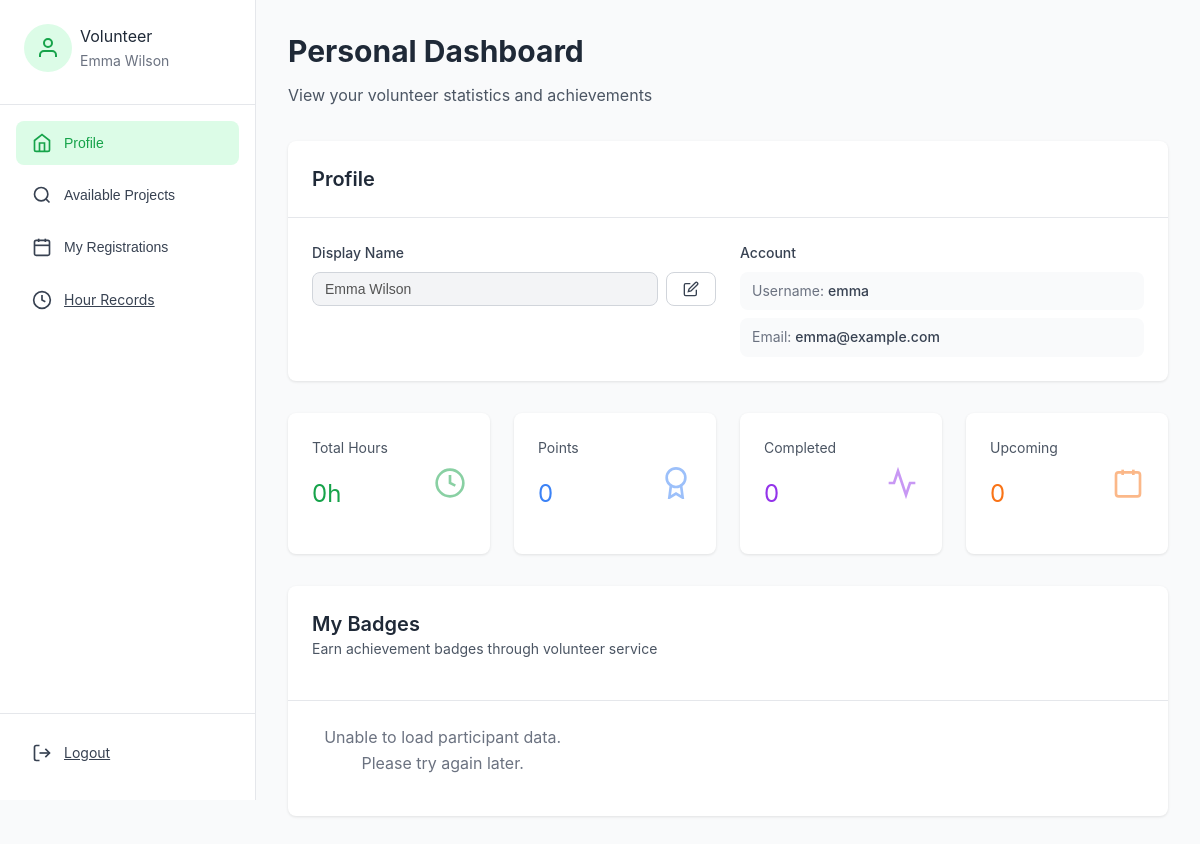
/participant/dashboard (signed in), run on an earlier commit of the app's database.
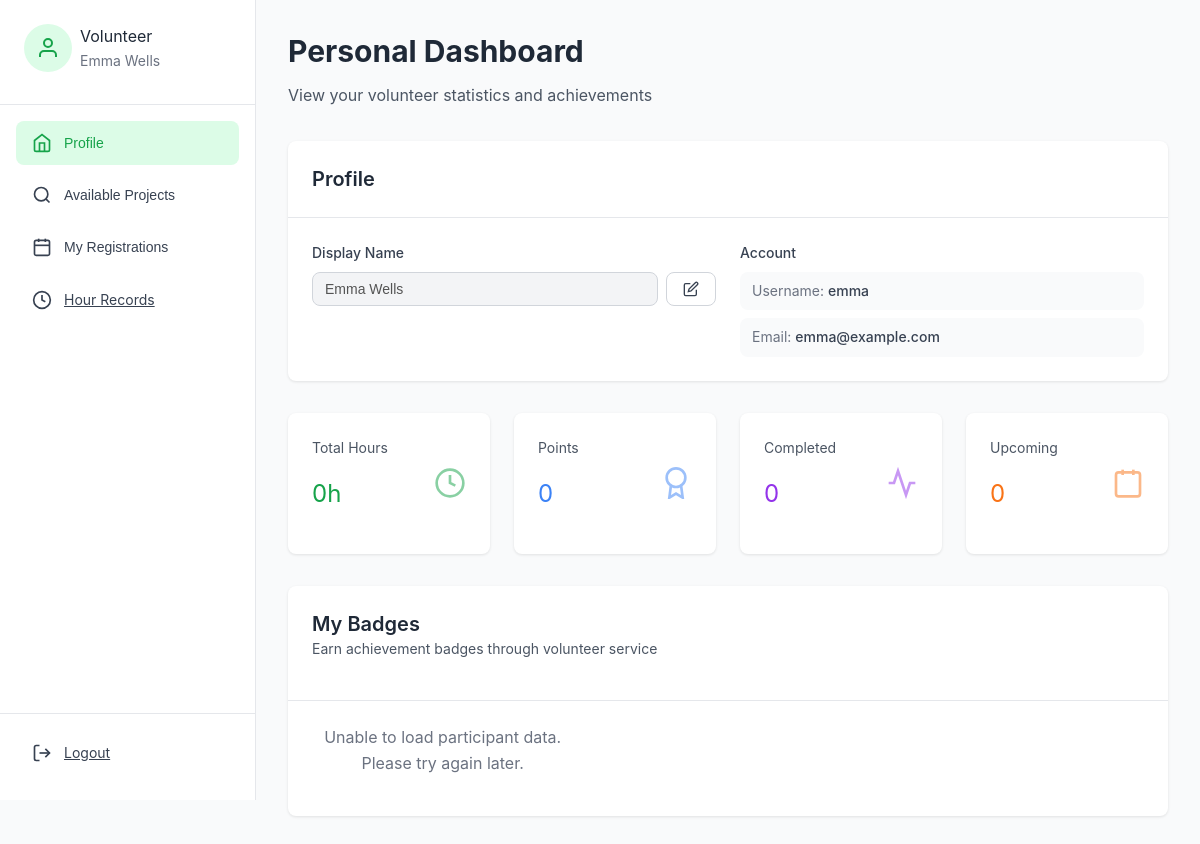
And on a later commit of the database.
### models.py (models this page shows, shortened)
class User(UserMixin, db.Model):
    id = db.Column(db.Integer, primary_key=True)
    username = db.Column(db.String(80), unique=True, nullable=False)
    email = db.Column(db.String(120), unique=True, nullable=False)
    password_hash = db.Column(db.String(200), nullable=False)
    user_type = db.Column(db.String(20), nullable=False)  # participant, organization, admin
    display_name = db.Column(db.String(120))
    description = db.Column(db.Text)
    is_active = db.Column(db.Boolean, default=True, nullable=False)
    created_at = db.Column(db.DateTime, default=datetime.utcnow)
    projects = relationship('Project', backref='organization', lazy=True)
    registrations = relationship('Registration', backref='user', lazy=True)
    volunteer_records = relationship('VolunteerRecord', backref='user', lazy=True)
    badge_awards = relationship('UserBadge', backref='user', lazy=True)

### routes.py (the view)
@bp.route('/participant/dashboard')
@login_required
def participant_dashboard():
    if current_user.user_type != 'participant':
        return redirect(url_for('main.login'))
    return render_template('participant_dashboard.html', user=current_user)

### app.py (called while the page is built)
@login_manager.user_loader
def load_user(user_id):
    return User.query.get(int(user_id))

### templates/participant_dashboard.html (shortened to what the changed rows need)
<!DOCTYPE html>
<html lang="en">
<head>
    <link rel="stylesheet" href="{{ url_for('static', filename='css/style.css') }}">
</head>
<body style="background-color: var(--gray-50);">
    <aside class="sidebar">
        <div class="sidebar-header">
            <div class="flex items-center gap-2 mb-2">
                <div>
                    <div>Volunteer</div>
                    <div class="text-sm text-gray-500" id="sidebar-username">{{ user.display_name or user.username }}</div>
                </div>
            </div>
        </div>
    </aside>
    <main class="main-content">
        <div class="tab-content active" id="overview-tab">
            <div class="mb-8">
                <h2>Personal Dashboard</h2>
            </div>
            <div class="card mb-8">
                <div class="card-content">
                    <div class="grid grid-cols-2" style="gap: 1.5rem;">
                        <div>
                            <div class="flex items-center gap-2" id="display-name-container">
                                <input
                                    type="text"
                                    id="display-name-input"
                                    value="{{ user.display_name or '' }}"
                                    placeholder="{{ user.username }}"
                                    disabled
                                    style="flex: 1; padding: 0.5rem 0.75rem; border: 1px solid var(--gray-300); border-radius: var(--border-radius); font-size: 0.875rem; background-color: var(--gray-100); transition: all 0.2s;"
                                    maxlength="120"
                                />
                                <button id="edit-display-name-btn" class="btn btn-outline" style="padding: 0.5rem 1rem; font-size: 0.875rem;">
                                    <svg xmlns="http://www.w3.org/2000/svg" width="16" height="16" viewBox="0 0 24 24" fill="none" stroke="currentColor" stroke-width="2">
                                        <path d="M11 4H4a2 2 0 0 0-2 2v14a2 2 0 0 0 2 2h14a2 2 0 0 0 2-2v-7"/>
                                        <path d="M18.5 2.5a2.121 2.121 0 0 1 3 3L12 15l-4 1 1-4 9.5-9.5z"/>
                                    </svg>
                                </button>
                            </div>
                        </div>
                        <div>
                            <div style="display: flex; flex-direction: column; gap: 0.5rem;">
                                <div style="padding: 0.5rem 0.75rem; background-color: var(--gray-50); border-radius: var(--border-radius); font-size: 0.875rem;">
                                    <span style="color: var(--gray-500);">Username:</span> <span style="color: var(--gray-700); font-weight: 500;">{{ user.username }}</span>
                                </div>
                                <div style="padding: 0.5rem 0.75rem; background-color: var(--gray-50); border-radius: var(--border-radius); font-size: 0.875rem;">
                                    <span style="color: var(--gray-500);">Email:</span> <span style="color: var(--gray-700); font-weight: 500;">{{ user.email }}</span>
                                </div>
                            </div>
                        </div>
                    </div>
                </div>
            </div>
        </div>
    </main>
</body>
</html>

What changed in the data, as far as the page shows it:
changed User "emma": display_name "Emma Wilson" → "Emma Wells"; display_name+username "Emma Wilson" → "Emma Wells"
